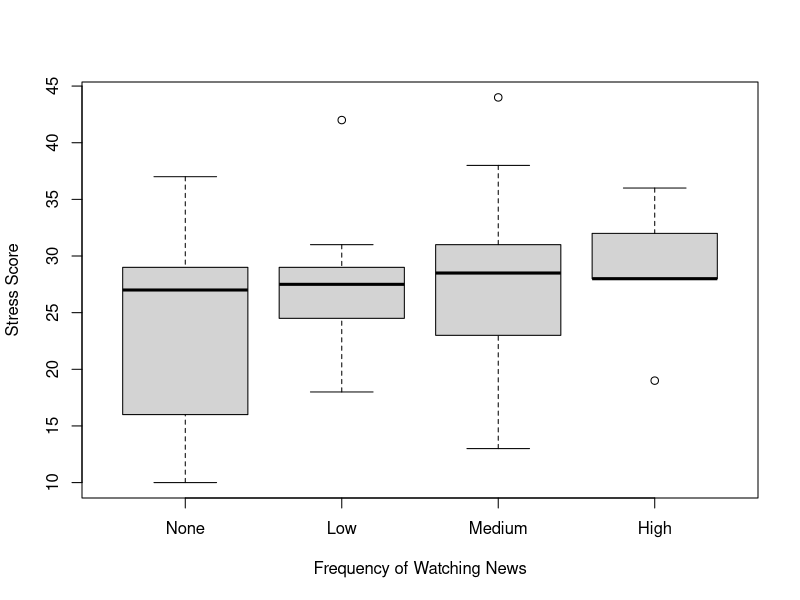
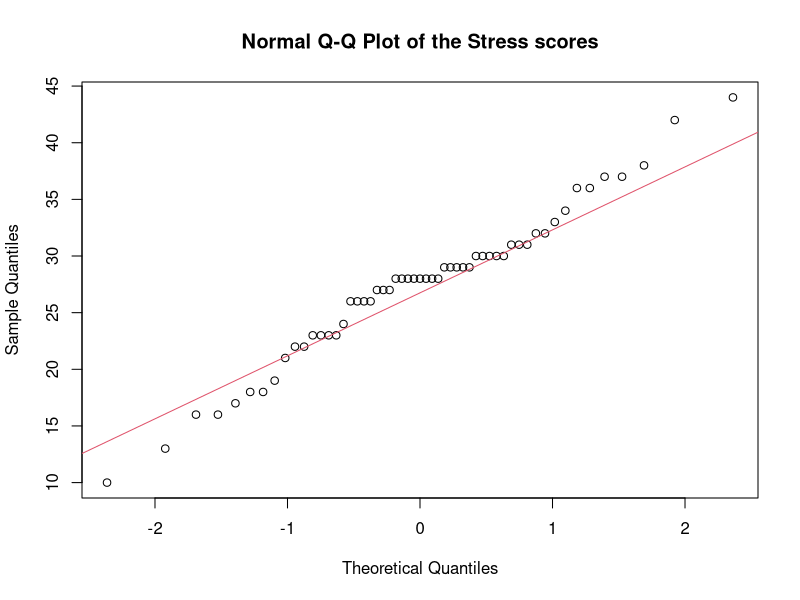
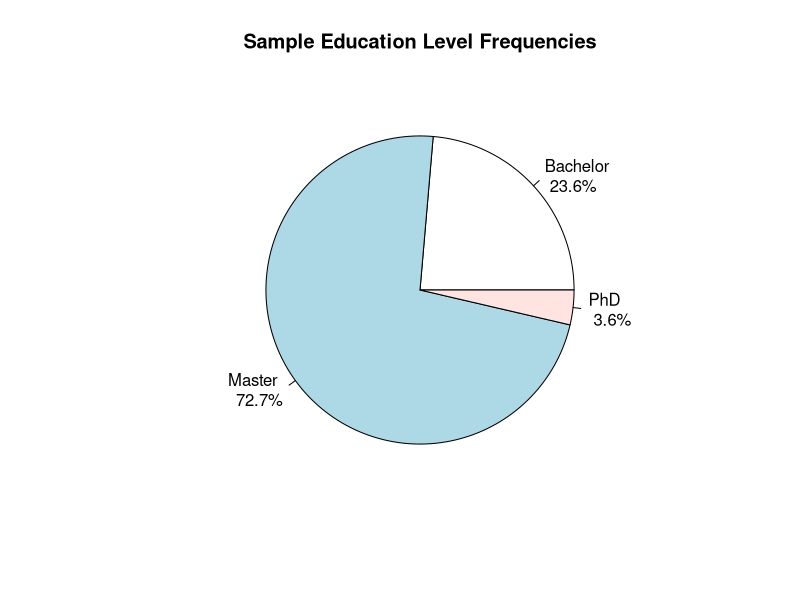
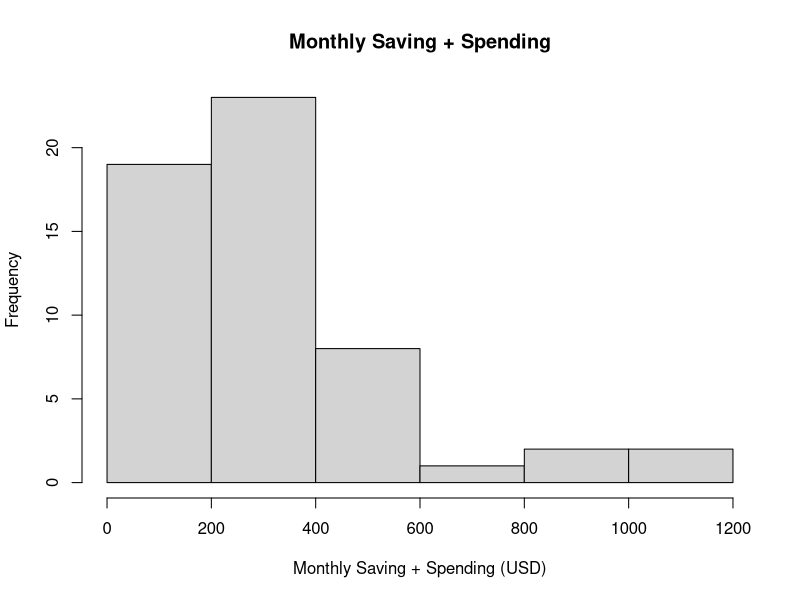

The R script that drew these images, in order:
library("psych")

all_data <- read.csv("all_data.csv")

# calculate stress scores
positive_questions <- c("Q1", "Q2", "Q3", "Q4", "Q5", "Q6", "Q7")
negative_questions <- c("N1", "N2", "N3", "N4", "N5", "N6", "N7")
stress_questions <- c(positive_questions, negative_questions)

all_data_with_score <- all_data
all_data_with_score$stress <- rowSums(all_data[, positive_questions]) + 7 * 4 - rowSums(all_data[, negative_questions])

# remove outliers
outliers_indices <- which(
    scale(all_data_with_score$saves) < -3.29 | scale(all_data_with_score$saves) > 3.29 |
    scale(all_data_with_score$spends) < -3.29 | scale(all_data_with_score$spends) > 3.29 |
    scale(all_data_with_score$stress) < -3.29 | scale(all_data_with_score$stress) > 3.29
)
all_data_with_score[outliers_indices, ]

no_outliers_indices <- which(
    scale(all_data_with_score$saves) > -3.29 & scale(all_data_with_score$saves) < 3.29 &
    scale(all_data_with_score$spends) > -3.29 & scale(all_data_with_score$spends) < 3.29 &
    scale(all_data_with_score$stress) > -3.29 & scale(all_data_with_score$stress) < 3.29
)
data_no_outliers <- all_data_with_score[no_outliers_indices, ]


# alpha cronbach reliability of stress questions.
# The reliability of stress questions only is tested,
# since these 14 questions have the same scale.
# Alpha is 0.77.
stress_data <- data_no_outliers[names(data_no_outliers) %in% stress_questions]
alpha(stress_data, check.keys = TRUE)

# remove stress questions from the data
data <- data.frame(data_no_outliers[!(names(data_no_outliers) %in% stress_questions)])

# factor analysis on all the data without the stress questions
# (with merging the stress questions to a stress score).
# The p-value of the null-hypothesis test that 1 factor is enough
# is 0.211 > 0.05, which means there is 1 factor affecting the data.
factanal(data, factors = 5)

# descriptive statistics.
# Some observations:
# - The mean stress score is 27.32, which suggests that the sample has average stress. Average stress is the middle between 0 (minimum possible score) and 4*14 (maximum possible score)
# - The mean spending is ~ 282$ and the standard deviation is 222$. This data seems highly variable
# - The median for socializing is 1, which suggests the sample tends to be more non-socializing
# - The median for news is 2, which suggests that the sample tends to watch news in a balanced way
describe(data)

# Normality test for stress score. Given the p-value > 0.05, the data is normal.
shapiro.test(data$stress)

# Normality test for spending and saving amount. Given the p-value < 0.05, the data is not normal.
# However, given that our sample size is > 30, we can assume the data is normal and use tests designed
# for normal data.
shapiro.test(data$spends)
shapiro.test(data$saves)


# Using one-sample T test to test if the mean stress score is 28 ((max+min)/2)
# used T test since the stress data is normal, comparing mean of sample to
# the population mean (h0: hypothesizing that the population stress is average)
# The result is p-value > 0.05, so the sample mean is not significantly different from 28.
t.test(data$stress, mu = 28)

# Using independant two-sample T test to test if the mean stress is the same across
# the sample that wish to travel and the sample that doesn't.
# used this test since the stress data is normal, comparing the mean of two samples
# (hypothesizing that the stress is same across the two samples)
# The result is p-value < 0.05, so the two samples have different mean stress scores.
# This means that the students that want to travel has more stress score compared to
# those who don't want to travel.
t.test(subset(data, travelling == 1)$stress, subset(data, travelling == 0)$stress, alternative = "g")

# Using independant two-sample T test to test if the mean stress is the same across the two genders
# used this test since the stress data is normal, comparing the mean of two samples
# (hypothesizing that the stress is same across two genders)
# The result is p-value > 0.05, so the two genders have same stress.
t.test(subset(data, gender == 0)$stress, subset(data, gender == 1)$stress)

# Using ANOVA test to test if the mean stress is the same across the four levels of watching news
# used this test since the stress data is normal, comparing the mean of four samples (more than two)
# (hypothesizing that the stress is same across the four samples)
# The result is p-value > 0.05, so the watching the news doesn't seem to cause stress
summary(aov(stress ~ news, data = data))

# Using ANOVA test to test if the mean stress is the same across the five levels of socializing
# used this test since the stress data is normal, comparing the mean of five samples (more than two)
# (hypothesizing that the stress is same across the five samples)
# The result is p-value > 0.05, so socializing amount doesn't seem to affect stress levels
summary(aov(stress ~ socialize, data = data))

# Using ANOVA test to test if the mean stress is the same across students who study bachelors, masters, and PhD.
# used this test since the stress data is normal, comparing the mean of three samples (more than two)
# (hypothesizing that the stress is same across the three samples)
# The result is p-value > 0.05, so stress doesn't seem to be related to education level
summary(aov(stress ~ education, data = data))


# Using Pearson's correlation coefficient to test if the stress is correlated with how much a student spends monthly.
# used this test since the data is continuous and assumed to be normal
# The correlation coefficient is between -0.3 and 0.3 (negligible), so stress doesn't seem to be correlated to the amount of spending
cor.test(data$spends, data$stress, method = "pearson")

# Using Pearson's correlation coefficient to test if the stress is correlated with how much a student saves monthly.
# used this test since the data is continuous and assumed to be normal
# The correlation coefficient is between -0.3 and 0.3 (negligible), so stress doesn't seem to be correlated to the amount of saving
cor.test(data$saves, data$stress, method = "pearson")

# Using Chi Square test to test if the need to travel is corelated to how much the student is watching news.
# used this test since both variables are ordinal and not continuous.
# The result is p-value > 0.05, so there doesn't seem to be a relation between travelling and watching news.
tablo <- table(data$travelling, data$news)
chisq.test(tablo)

# plots

# Plotting descriptive statistics of stress of each level of watching news
boxplot(stress ~ news, data = data, xlab = "Frequency of Watching News", ylab = "Stress Score", names = c("None", "Low", "Medium", "High"))

# Plotting QQ-diagram to visualize normality of stress scores
qqnorm(data$stress, main = "Normal Q-Q Plot of the Stress scores")
qqline(data$stress, col = 2)

# Pie diagram representing education levels in our sample
freq <- table(data$education)
pie(freq, labels = paste(c("Bachelor", "Master", "PhD"), "\n", sprintf("%.1f%%", freq / sum(freq) * 100)), main = "Sample Education Level Frequencies")

# Histogram of the total money income (money spending + money saving)
hist(data$spends + data$saves, xlab = "Monthly Saving + Spending (USD)", main = "Monthly Saving + Spending")
